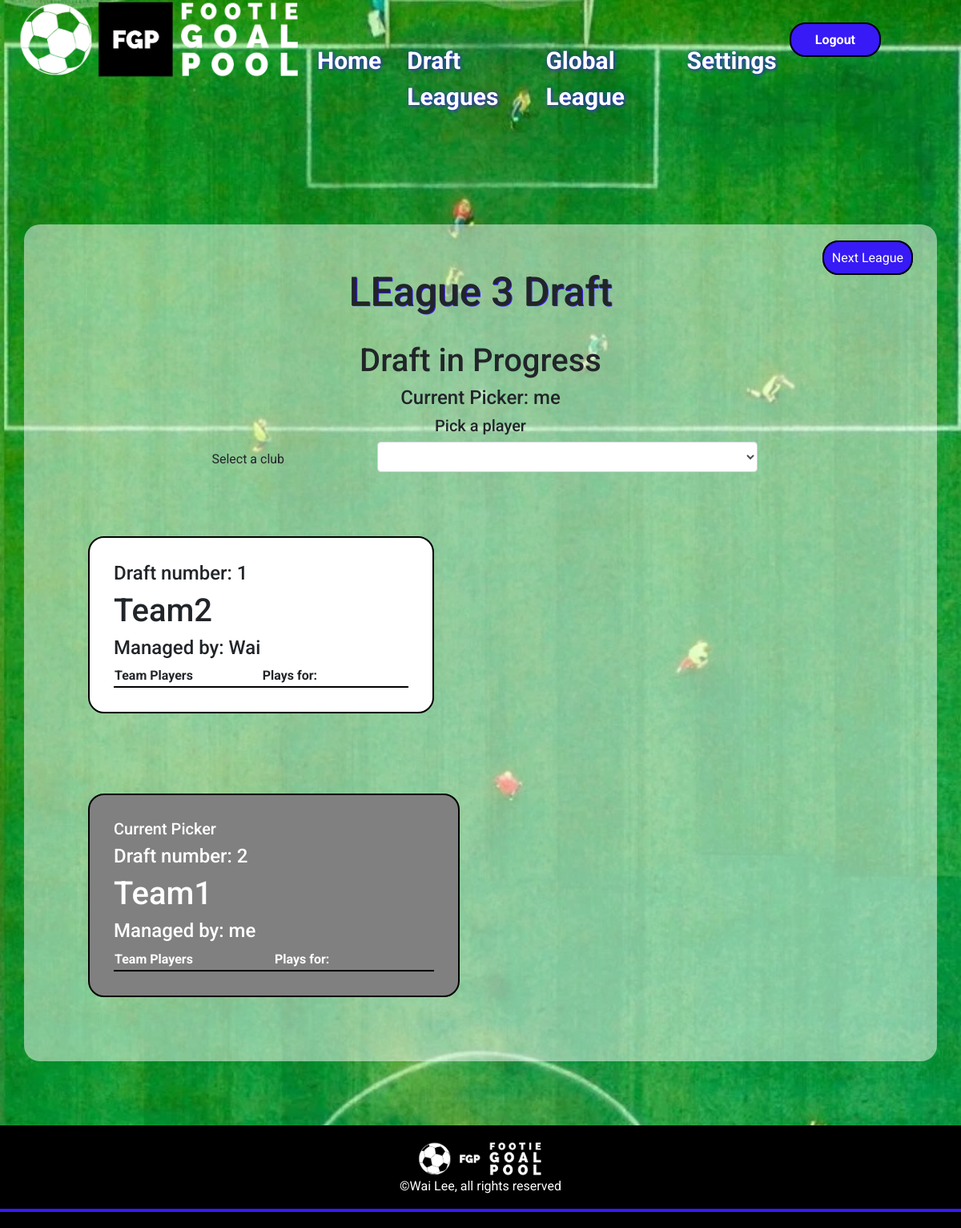
/draft/ (signed in), run on an earlier commit of the app's database.
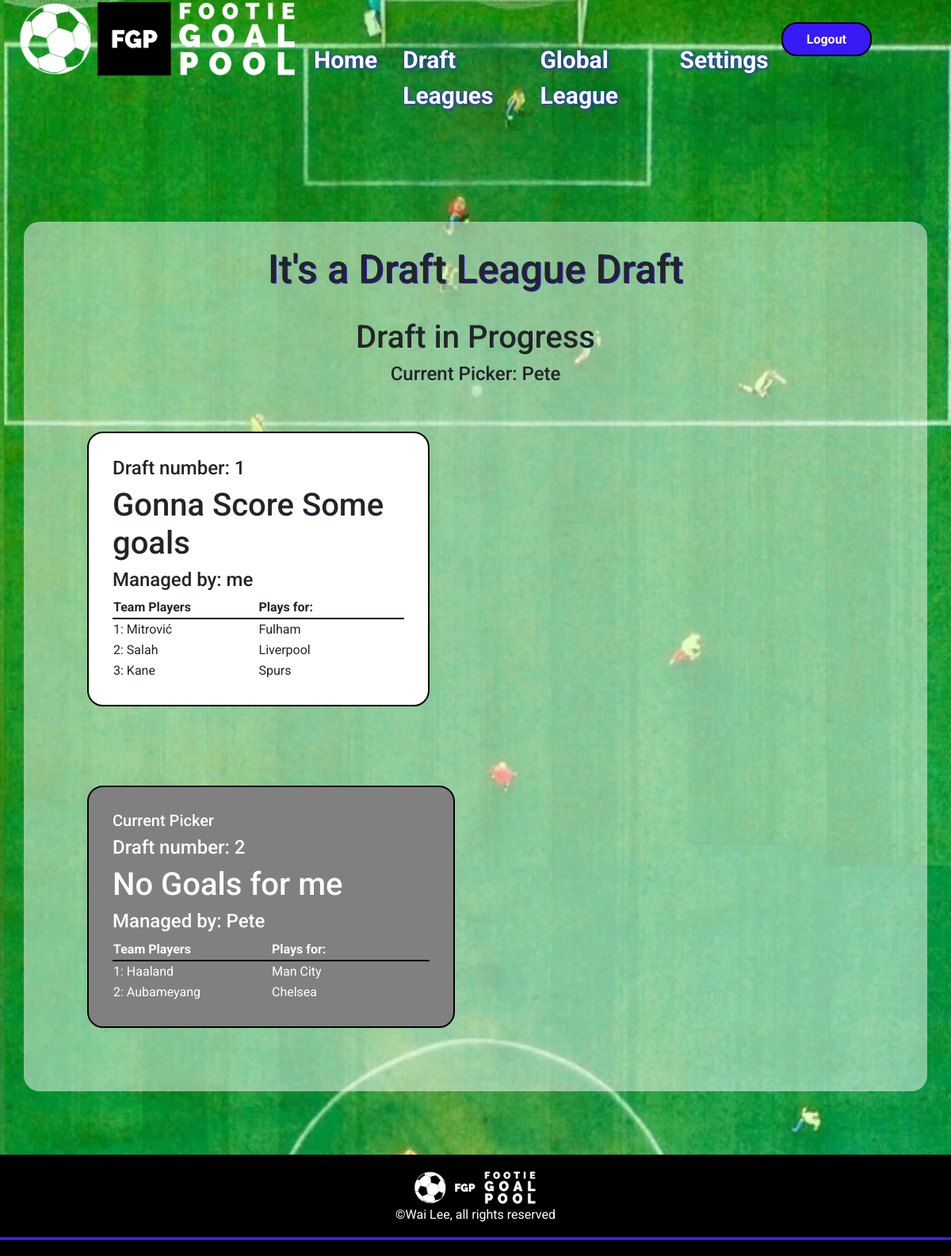
And on a later commit of the database.
### goalpoolapp/models.py (models this page shows, shortened)
class League(models.Model):
    teamlimit = models.IntegerField()
    leaguename = models.CharField(max_length=64)
    leaguecode = models.CharField(max_length = 10, blank=True, null=True)
    teamplayerslimit = models.IntegerField()
    transfersActivated = models.BooleanField(default=False)
    transfersAllowed = models.BooleanField(default=False)
    duplicatePlayersAllowed = models.BooleanField()
    admin = models.ForeignKey(User, on_delete=models.CASCADE, related_name="administratedleague")
    draftcomplete = models.BooleanField(default=False)
    draftstarted = models.BooleanField(default=False)
    draftposition = models.IntegerField(default=1)
    draftdecending = models.BooleanField(default=False)

class User(AbstractUser):
    pass

class Team(models.Model):
    manager = models.ForeignKey(User, on_delete=models.CASCADE, related_name="managedteams")
    league = models.ForeignKey(League, on_delete=models.CASCADE, related_name="leagueteams")
    players = models.ManyToManyField(Player, related_name="teams", blank=True)
    provisionalplayers = models.ManyToManyField(Player, related_name="provisionalteams", blank=True)
    rank = models.IntegerField(default=1)
    teamname = models.CharField(max_length=64)
    totalgoals = models.IntegerField(default=0)
    draftnumber = models.IntegerField(blank=True, null=True)

class Player(models.Model):
    playercode = models.IntegerField()
    leagues = models.ManyToManyField(League, related_name="leagueplayers")
    firstname = models.CharField(max_length=64)
    surname = models.CharField(max_length=64)
    nickname = models.CharField(max_length=64)
    goals = models.IntegerField()
    realteam = models.CharField(max_length=64)
    currentweekgoals = models.IntegerField(default=0)

### goalpoolapp/views.py (the view)
# urls.py: path('draft/', views.draft, name='draft'),
@login_required
def draft(request, leagueid=None):
    userteams = Team.objects.filter(manager=request.user)
    if leagueid != None:
        leagueslist = League.objects.filter(id=leagueid)
    else:
        leagueslist = League.objects.filter(leagueteams__in=userteams)
    leagueslist = leagueslist.exclude(id=19)
    leagues = Paginator(leagueslist, 1)
    page = request.GET.get('page')
    league = leagues.get_page(page)
    picker = None
    try:
        teams = league[0].leagueteams.all()
        playercheck = 0
        for team in teams:
            if team.players.count() == league[0].teamplayerslimit:
                playercheck += 1
        if playercheck == league[0].leagueteams.count():
            league[0].draftcomplete = True
            league[0].save()
        for team in league[0].leagueteams.all():
            if team.draftnumber == league[0].draftposition:
                picker = team.manager
    except:
        pass
    return render(request, 'goalpoolapp/draft.html', {
        "picker": picker,
        "leaguepage": league,
        "leagues": leagues,
    })

### goalpoolapp/templates/goalpoolapp/draft.html (shortened to what this page needs)
{% extends "goalpoolapp/layout.html" %}
{% load static %}
{% block body %}
<div id="main-page-content-container">
    <div id="main-page-content">
        {% for league in leaguepage %}
            <div id="pagination">
                <div>
                    {% if leaguepage.has_next %}
                        <a href="?page={{ leaguepage.next_page_number }}" class="button">Next League</a>
                    {% endif %}
                </div>
            </div>
            <h2>{{ league.leaguename }} Draft</h2>
            <br>
            {% if league.draftstarted == True and league.draftcomplete == False %}
                <h3>Draft in Progress</h3>
                <h4>Current Picker: {{ picker }}</h4>
                {% if picker == user %}
                <div class="centeredinput">
                    <h5>Pick a player</h5>
                    <div class="form-group draftselect">
                        <label for="teamselect" class="label teamlabel">Select a club</label>
                        <select id="teamselect" class="form-control"></select>
                    </div>
                </div>
            {% endif %}
                <div id="teamscontainer">
                    {% for team in league.leagueteams.all|dictsort:"draftnumber" %}
                        <div
                        {% if team.manager == picker %}
                        class="pickercontainer"
                        {% else %}
                        class="teamcontainer"
                        {% endif %}
                        >
                        {% if team.manager == picker %}
                            <h5>Current Picker</h5>
                        {% endif %}
                        <h4>Draft number: {{ team.draftnumber }}</h4>
                        <h3>{{ team.teamname }}</h3>
                        <h4>Managed by: {{ team.manager }}</h4>
                            <table>
                                <tr>
                                    <th class="draftheader">Team Players</th>
                                    <th class="draftheader">Plays for:</th>
                                </tr>
                                {% for player in team.players.all %}
                                <tr>
                                    <td>{{ forloop.counter }}: {{ player.nickname }}</td>
                                    <td>{{ player.realteam }}</td>
                                </tr>
                                {% endfor %}
                            </table>
                        </div>
                    {% endfor %}
                </div>
            {% endif %}
        {% endfor %}
    </div>
</div>
{% endblock %}

What changed in the data, as far as the page shows it:
removed League: leaguename "LEague 3"
no longer on this page (row edited): User: username "me"
removed Team: draftnumber "1", teamname "Team2", manager "Wai", shown under "LEague 3"
removed Team: shows "Current Picker", draftnumber "2", teamname "Team1", manager "me", shown under "LEague 3"
added League: leaguename "It's a Draft League"
added User: username "Pete"
added Team: draftnumber "1", teamname "Gonna Score Some goals", manager "me", shown under "It's a Draft League"
now on this page (row edited): Player: nickname "Mitrović", realteam "Fulham", shown under "1"
now on this page (row edited): Player: nickname "Salah", realteam "Liverpool", shown under "1"
now on this page (row edited): Player: nickname "Kane", realteam "Spurs", shown under "1"
added Team: shows "Current Picker", draftnumber "2", teamname "No Goals for me", manager "Pete", shown under "It's a Draft League"
now on this page (row edited): Player: nickname "Haaland", realteam "Man City", shown under "2"
now on this page (row edited): Player: nickname "Aubameyang", realteam "Chelsea", shown under "2"
